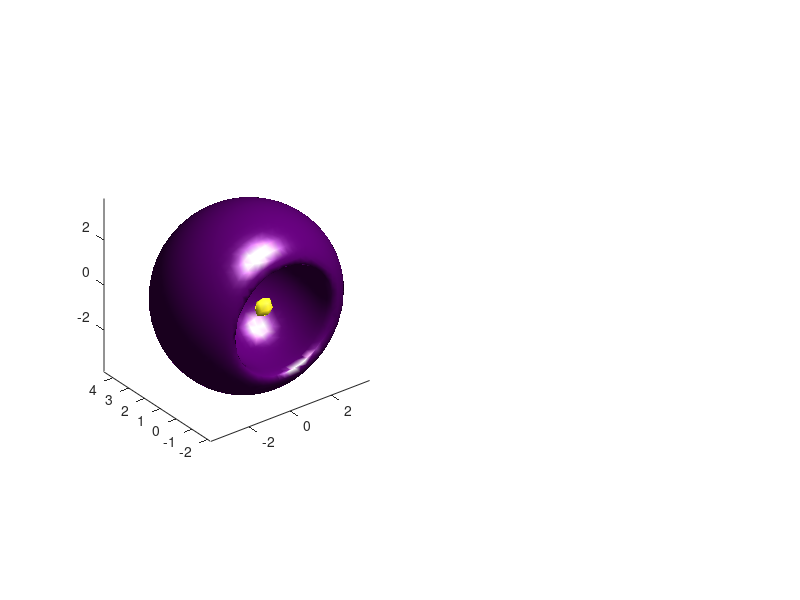

This chart was generated by the following MATLAB code: (Note: this script raises an error after producing the figure.)
% Plot sp

%            Mix and make your own hybrid orbitals!
% 
% PlotHydrogenMolecularOrbital is a function designed to plot a hydrogen
% orbital. The orbital is defined by the quantum numbers, which in tern
% determine the number of nodes and harmonic frequencies observed in the
% wavefunction. This program is intended both to display the functions and
% to allow the user to mix and match wave functions (such as for hybrid
% orbitals).
% 
% Radial nodes are determined by Laguerre polynomials, and angular nodes by 
% Legendre polynomials. Details of the calculation are in the radial wave 
% function and angular wave function sections.
% 
% -------------------------------------------------------------------------
% Some notes on the calculation
%  
% Remember that all spatial lengths (angstroms, meters, etc.) are real! 
% you may need to play with the settings to get the plot that you want.
% 
% As the orbital increases in size, increase cons.spatialLen to see it all
% If orbital is missing parts, maybe decrease cons.cutoff by a magnitude
% Increase cons.resolution to make the plot prettier 
%     remember this makes an N^3 increase in computional time
% The wave function is a cubic 3D vector. Keep that in mind when making
%     hybrid orbitals
% Some XYZ axis rotations were needed to align the calculations to Matlab's
%     polar 3D space. 
% 
% -------------------------------------------------------------------------
% notes on the plots
% 
% a small function "makeColors" is included to give some preloaded color
%     values. This is useful for coloring the skin of the orbitals
% the functions PlotSolidIsosurface, PlotCrossSectionIsosurface, and
%     PlotWaveFnSignIsosurface are a good start to visualizing the data
% PlotCrossSectionIsosurface has a color bar. These are multiples of the
%     cutoff value labeled in cons.cutoff
% The cons.sliceStyle2 option is a boolean that switches the clipping plane
%     from YZ to XZ in the PlotCrossSectionIsosurface plot. This is useful
%     for visualizing the inside of certain orbitals
% 

%% main function

% this function constructs an atomic orbital based on the spherical hamonic
% simple interpretaion of the hydrogen atom.

function PlotHydrogenMolecularOrbital_sp
%--------------------------------------------------------------------------
% define constants and orbital shape

% quantum numbers
n = 2;           % principal quantum number (shell #)
% l = 1;           % orbital quantum number (subshell type: s, p, d, f, etc.)
% m = 0;           % magnetic quantum number (orientation of subshell)

% constants: shape and cutoffs of 3D plots (needs fiddling to get a good plot)
cons.cutoff     = 3.5 * 10^(28); % electron density cutoff (where to put isosurface)
cons.resolution = 75;             % number of calculations per XYZ dimension   
cons.spatialLen = 3;             % length of physical space to view over (angstroms)

% constants: scale size of plot (don't play with)
cons.scale      = 10^(-9.5);         % scaling length of calculation (meters)
cons.meters2ang = 10^(-10);          % convert meters to angstroms
cons.a0         = 5.2820 * 10^(-11); % Bohr radius (meters)

% constants: orbital name and color (doesn't affect calculation)
[ColorIs]        = makeColors;        % load color values
% cons.orbitName   = orbitNameIs(n,l,m);% name that appears in figure titles
cons.outerColor  = ColorIs.red;       % color of isosurface
cons.sliceStyle2 = false;             % alternate clip plane for PlotCrossSectionIsosurface

%--------------------------------------------------------------------------
% generate XYZ space, convert to spherical radius, theta, and phi

[xSpace, ySpace, zSpace] = make3Dspace(cons);
[theta, phi, r] = convert2polar(xSpace, ySpace, zSpace);

%--------------------------------------------------------------------------
% plot figure

%      xy location on screen, xy dimensions of figure
%                   x    y    x     y
figure('Position', [100, 500, 1500, 500]);


l = 0;
m = 0;
WaveFn_2s = psiCalculation(n,l,m,r,theta,phi,cons);

l = 1;
m = -1;
WaveFn_2pz = psiCalculation(n,l,m,r,theta,phi,cons);

WaveFn_sp_1 = sqrt(1/2) * (WaveFn_2s + WaveFn_2pz);
WaveFn_sp_2 = sqrt(1/2) * (WaveFn_2s - WaveFn_2pz);


subplot(1,2,1);
WaveFn = WaveFn_sp_1;
cons.orbitName   = 'sp_1';
PlotWaveFnSignIsosurface(xSpace, ySpace, zSpace, WaveFn, cons);

subplot(1,2,2);
WaveFn = WaveFn_sp_2;
cons.orbitName   = 'sp_2';
PlotWaveFnSignIsosurface(xSpace, ySpace, zSpace, WaveFn, cons);
end



%==========================================================================
%%                      calculate wave function
%==========================================================================

% the wave function is a 3D vector of size [resolution, resolution, resolution]
% calculate it by multiplying each element of the radial and angular components
function [WaveFn] = psiCalculation(n,l,m,r,theta,phi,cons)
WaveFn = radialCalculation(n,l,r,cons) .* angularCalculation(l,m,theta,phi);

% correction 1: remove NaN at atomic nucleus
center = ceil(cons.resolution/2);
WaveFn(center, center, center) = 0;

% correction 2: flip wave function properly when m < 0
if (m < 0 )
    WaveFn = permute(WaveFn, [2 1 3]);
end

end

%% radial wave function

% the radial component is composed of two parts: an exponential term and a
% polynomial term. The exponential term adds attraction to the nucleus of
% the atom. The polynomial term adds electron shell harmonics to create
% nodal spheres

function [RadialFn] = radialCalculation(n,l,r,cons)

% import contants
a0 = cons.a0;

% scaling factors
scalFac1 = sqrt((2/(a0*n))^3 * factorial(n-l-1)/(2*n*factorial(n+l)));
scalFac2 = 1/factorial(n - l + 2*l);

% Part 1:  exponential component (attraction to nucleus)
nuclearComponent = (2*r/(a0*n)) .* exp(-r/(a0*n));

% Part 2:  polynomial component (generates radial nodes)
radialNodeComponent = LaguerrePolynomial(n-l-1, 2*l+1, 2*r/(a0*n));

% combine components to calculate radial wave function
RadialFn = scalFac1 * scalFac2 * nuclearComponent .* radialNodeComponent;

end

% use Laguerre polynomials to introduce nodal spheres into radial function
function [NodalFn] = LaguerrePolynomial(n,m,r)

% initiate polynomial function
NodalFn = zeros(size(r));

% add n coefficient terms to the polynomial
for i = 0:n
    polynomialCoeff = factorial(m+n) * nchoosek(m+n,n-i) / factorial(i);
    NodalFn = NodalFn + polynomialCoeff * (-r).^i;
end

end

%% angular wave function

% the angular component is a cosine function with Legendre polynomials used
% to add nodal planes.

function [AngularFn] = angularCalculation(l,m,theta,phi)

if (abs(m) == 2)
    m = -m;
end
if (m == -2)
    phi = phi + pi/4;
end

% normalization and scaling factors
normFac = abs(sign(m)*(2^0.5) + (sign(abs(m)) - 1)*2);
scalFac = sqrt((2*l+1) / (4*pi) * factorial(l-abs(m)) / factorial(l+abs(m)));

% add nodes to spherical harmonics functions
SphFn1 = scalFac * LegendrePolynomial(l,m,cos(theta))  .* exp(1i*m*phi);
SphFn2 = scalFac * LegendrePolynomial(l,-m,cos(theta)) .* exp(1i*-m*phi);

AngularFn = (SphFn1 + SphFn2) / normFac;

end

% use Legendre polynomials to introduce nodal planes into angular function
function [NodalFn] = LegendrePolynomial(l,m,x)

% initiate polynomial function
NodalFn = zeros(size(x));
numCoeffs = floor(1/2*l - 1/2*abs(m));

% add n coefficient terms to the polynomial
for n = 0:numCoeffs
    polynomialCoeff = (-1)^n * nchoosek(l-2*n,abs(m)) * nchoosek(l,n) * nchoosek(2*l-2*n,l);
    exponent = l - 2*n - abs(m);
    NodalFn = NodalFn + polynomialCoeff * x.^exponent;
end
NodalFn = (-1)^m * (1-x.^2).^(abs(m)/2) .* (factorial(abs(m))/2^l*NodalFn);

end

%==========================================================================
%%               generate 3D space (X Y Z theta phi r)
%==========================================================================

% generate 3D cartesian space based on inputs
function [xSpace, ySpace, zSpace] = make3Dspace(cons)

% import dimensions and scaling factors
resolution = cons.resolution;
spatialLen = cons.spatialLen;
scale      = cons.scale;

% generate XYZ space using meshgrid
xRange = linspace(-spatialLen, spatialLen, resolution) * scale;
yRange = linspace(-spatialLen, spatialLen, resolution) * scale;
zRange = linspace(-spatialLen, spatialLen, resolution) * scale;
[xSpace, ySpace, zSpace] = meshgrid(xRange, yRange, zRange);

end

% most of this function is equivalent to the "cart2sph" function.
% Matlab interprets angles a little differently than a classic calculus
% textbook, as in the engineering-style of polar coordinatles.
% phi and theta are swapped, and the zero-angle is at a -pi/2 angle. 
% Consequently we manually convert the points here.
function [theta, phi, r] = convert2polar(x, y, z)

r     = sqrt(x.^2+y.^2+z.^2);
theta = acos(z./r);     % this is "phi" in the "cart2sph" function
phi   = atan2(y,x);     % this is "theta" in the "cart2sph" function

end

%==========================================================================
%%                      plot wave functions
%==========================================================================

% load up some useful color values
function [ColorIs] = makeColors

ColorIs.red    = [1 0 0];
ColorIs.green  = [0 1 0];
ColorIs.blue   = [0 0 1];

ColorIs.purple = [1 0 1];
ColorIs.cyan   = [0 1 1];
ColorIs.yellow = [1 1 0];

ColorIs.black  = [0 0 0];
ColorIs.grey   = [0.3 0.3 0.3];

end

% convert n l m into a useful name
function [orbitName] = orbitNameIs(n,l,m)
subShells = {'s', 'p', 'd', 'f', 'g', 'h', 'i', 'j', 'k', 'l', 'm'};
thisM = [num2str(m) num2str(m)];
thisMtmp = num2str(m);
for j = 1:length(thisMtmp)
    thisM(2 * j - 1) = '_';
    thisM(2 * j) = thisMtmp(j);
end
orbitName = [num2str(n) subShells{l+1} thisM];
end

% plot a solid isosurface of the orbital
function PlotSolidIsosurface(xSpace, ySpace, zSpace, WaveFn, cons)

% import dimensions and scaling factors
spatialLen = cons.spatialLen;
meters2ang = cons.meters2ang;
cutoff     = cons.cutoff;
orbitName  = cons.orbitName;
isoColor   = cons.outerColor;

% square the wavefunction to make an electron density map
WaveFn2 = WaveFn .* conj(WaveFn);

% convert inputs to convenient numbers and values
x = xSpace / meters2ang;
y = ySpace / meters2ang;
z = zSpace / meters2ang;
v = WaveFn2 / cutoff;

% patch and interpret isosurface for better coloration
p = patch(isosurface(x,y,z,v,1));
isonormals(x,y,z,v,p);
set(p,'FaceColor',isoColor,'EdgeColor','none');

% lighting, aspect ratio, plot options
daspect([1 1 1]);
view(3); 
axis vis3d;
camlight;
lighting phong;
xlabel('x','FontName','Arial','FontSize',18);
ylabel('y','FontName','Arial','FontSize',18);
zlabel('angstroms','FontName','Arial','FontSize',18);
title([orbitName ' orbital'],'FontName','Arial','FontSize',18);
rotate3d on;

% dimensions of plot
plotScale = spatialLen * 1.4;
xlim([-plotScale plotScale]);
ylim([-plotScale plotScale]);
zlim([-plotScale plotScale]);

end

% plot a cross section of a solid isosurface of the orbital
function PlotCrossSectionIsosurface(xSpace, ySpace, zSpace, WaveFn, cons)

% import dimensions and scaling factors
spatialLen  = cons.spatialLen;
meters2ang  = cons.meters2ang;
cutoff      = cons.cutoff;
orbitName   = cons.orbitName;
isoColor    = cons.outerColor;
sliceStyle2 = cons.sliceStyle2;

% use alternate clipping plane?
halfLength = 0;
clipRange = [nan,nan,halfLength,nan,nan,nan];
if (sliceStyle2 == true)
    clipRange = [halfLength,nan,nan,nan,nan,nan];
end

% square the wavefunction to make an electron density map
WaveFn2 = WaveFn .* conj(WaveFn);

% convert inputs to convenient numbers and values
x = xSpace / meters2ang;
y = ySpace / meters2ang;
z = zSpace / meters2ang;
v = WaveFn2 / cutoff;

% slice off half the isosurface, change XYZ accordingly
[x,y,z,v] = subvolume(x,y,z,v,clipRange);

% patch and interpret isosurface for better coloration
p1 = patch(isosurface(x,y,z,v,1),'FaceColor',isoColor,'EdgeColor','none');
isonormals(x,y,z,v,p1);
patch(isocaps(x,y,z,v,1),'FaceColor','interp','EdgeColor','none');

% lighting, aspect ratio, plot options
daspect([1 1 1]);
view(3); 
axis vis3d;
colormap Copper;
colorbar;
camlight; camlight right; camlight left; camlight headlight;
lighting gouraud;
xlabel('x','FontName','Arial','FontSize',18);
ylabel('y','FontName','Arial','FontSize',18);
zlabel('angstroms','FontName','Arial','FontSize',18);
title([orbitName ' orbital cross section'],'FontName','Arial','FontSize',18);
rotate3d on;

% dimensions of plot
plotScale = spatialLen * 1.4;
xlim([-plotScale plotScale]);
ylim([-plotScale plotScale]);
zlim([-plotScale plotScale]);

end

% plot a solid isosurface of the orbital colored by the sign of the
% wavefunction.
function PlotWaveFnSignIsosurface(xSpace, ySpace, zSpace, WaveFn, cons)

% import dimensions and scaling factors
spatialLen = cons.spatialLen;
meters2ang = cons.meters2ang;
cutoff     = cons.cutoff;
orbitName  = cons.orbitName;
isoColor   = sign(WaveFn);

% square the wavefunction to make an electron density map
WaveFn2 = WaveFn .* conj(WaveFn);

% convert inputs to convenient numbers and values
x = xSpace / meters2ang;
y = ySpace / meters2ang;
z = zSpace / meters2ang;
v = WaveFn2 / cutoff;

% make isosurface
isosurface(x,y,z,v,1,isoColor)

% lighting, aspect ratio, plot options
daspect([1 1 1]);
view(3); 
axis vis3d;
camlight;
lighting phong;
xlabel('x','FontName','Arial','FontSize',18);
ylabel('y','FontName','Arial','FontSize',18);
zlabel('angstroms','FontName','Arial','FontSize',18);
title([orbitName ' orbital'],'FontName','Arial','FontSize',18);
rotate3d on;

% dimensions of plot
plotScale = spatialLen * 1.4;
xlim([-plotScale plotScale]);
ylim([-plotScale plotScale]);
zlim([-plotScale plotScale]);

end


